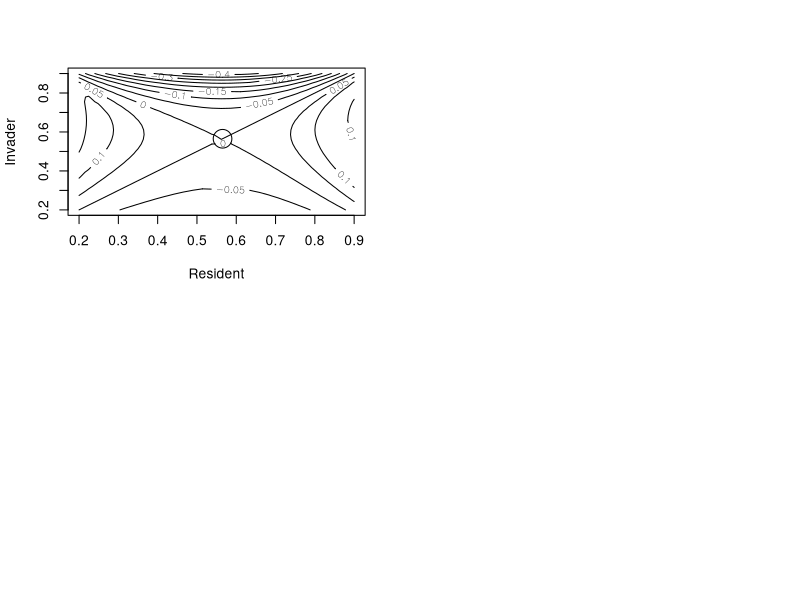

This figure's R source:
# Assumptions
# 1. Population has 2 age classes
# 2. Fecundity increases with reproductive effort
# 3. Survival decreases with reproductive effort
# 4. Fecundity is a negative function of population size


rm(list=ls())
par(mfrow=c(2,2))

# density dependence function
dd = function(alpha, beta, f.di, ei, n) {
    ei * f.di * alpha*exp(-beta*n)
}

pop.dynamics = function(e) {
    e.resident <- e[1]
    e.invader <- e[2]
    f.di <- c(4.0, 10.0)
    s.di <- c(0.6, 0.85)
    alpha <- 1; beta <- 2*10^-5; z <- 6
    
    resident.mat <- invader.mat <- matrix(0, 2, 2)
    resident.mat[1,] <- e.resident * f.di
    invader.mat[1,] <- e.invader * f.di
    # apply reproductive effort to F
    resident.mat[1,] <- e.resident * f.di
    invader.mat[1,] <- e.invader * f.di
    # apply reproductive effort to S
    resident.mat[2,] <- (1 - e.resident^z) * s.di
    invader.mat[2,] <- (1 - e.invader^z) * s.di

    maxgen1 <- 20
    n.resident <- c(1, 0)
    # resident only period
    for(i in 2:maxgen1) {
        n <- sum(n.resident)
        resident.mat[1,] <- dd(alpha, beta, f.di, e.resident, n)
        n.resident <- resident.mat %*% n.resident
    }
    # introduce invader
    maxgen2 <- 100
    pop.invader <- matrix(0, maxgen2, 1)
    pop.invader[1,1] <- 1
    n.invader <- c(1, 0)
    for(i in 2:maxgen2) {
        n <- sum(n.resident) + sum(n.invader)
        resident.mat[1,] <- dd(alpha, beta, f.di, e.resident, n)
        invader.mat[1,] <- dd(alpha, beta, f.di, e.invader, n)
        n.resident <- resident.mat %*% n.resident
        n.invader <- invader.mat %*% n.invader
        pop.invader[i] <- sum(n.invader)
    }

    generation <- seq(from=1, to=maxgen2)

    # linear regression
    invasion.model <- lm(log(pop.invader[maxgen1:maxgen2]) ~ generation[maxgen1:maxgen2])
    # elasticity value = regression slope
    elasticity <- invasion.model$coeff[2]
    
    return(elasticity)
}


#### MAIN PROGRAM ####

# execute invasion model
N1 = 30
X.Resident = seq(from=0.2, to=0.9, length=N1)
X.Invader = X.Resident
D = expand.grid(X.Resident, X.Invader)
# generate values at combinations
Z <- apply(D, 1, pop.dynamics)
Z.Mat <- matrix(Z, N1, N1)

# contour plot
contour(X.Resident, X.Invader, Z.Mat, xlab="Resident", ylab="Invader")
optimum.point = 0.5651338
points(optimum.point, optimum.point, cex=3)


## # Elasticity analysis
## dd2 = function(alpha, n1, n2) {
##     beta <- alpha * Factor
##     n1 * alpha*exp(-beta*n2)
## }

## pop.dynamics2 = function(x, coeff) {
##     alpha.resident <- x
##     alpha.invader <- alpha.resident * coeff
##     alpha <- c(alpha.resident, alpha.invader)
##     pop.dynamics(alpha)
## }

## Min.A = 1; Max.A = 10
## Coeff = 0.995
## # calculate optimum
## Optimum = optimize(pop.dynamics2, interval=c(Min.A, Max.A), Coeff)
## Best.Alpha = Optimum$root
## print('Optimum alpha')
## print(Best.Alpha)

## # plot elasticity vs alpha
## N.Int = 30
## Alpha = matrix(seq(from=Min.A, to=Max.A, length=N.Int), N.Int, 1)
## Elasticity = apply(Alpha, 1, pop.dynamics2, Coeff)
## plot(Alpha, Elasticity, type='l')
## lines(c(Min.A, Max.A), c(0, 0))

## Coeffs = Alpha / Best.Alpha
## Invasion.Exp = matrix(0, N.Int, 1) # allocate matrix
## # calculate invasion coefficient
## for(i in 1:N.Int) {
##     Invasion.Exp[i] = pop.dynamics2(Best.Alpha, Coeffs[i])
## }

## plot(Alpha, Invasion.Exp, type='l')
## points(Best.Alpha, 0, cex=2)
## # plot N(t+1) on N(t) for optimum alpha
## Max.N = 1000
## N.t = seq(from=1, to=Max.N)
## N.tplus1 = matrix(0, Max.N)
## for(i in 1:Max.N) {
##     N.tplus1[i] = dd2(Best.Alpha, N.t[i], N.t[i])
## }
## plot(N.t, N.tplus1, type='l', xlab='N(t)', ylab='N(t+1)')
## # plot N(t) on t
## Max.N = 100
## N = matrix(1, Max.N)
## for(i in 2:Max.N) {
##     N[i] = dd2(Best.Alpha, N[i-1], N[i-1])
## }
## plot(seq(from=1, to=Max.N), N, type='l', xlab='Generation', ylab='N(t)')
